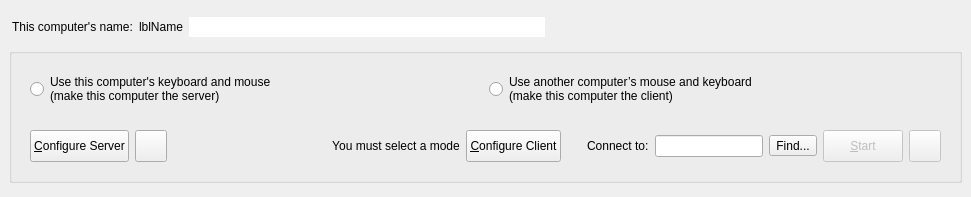
<?xml version="1.0" encoding="UTF-8"?>
<ui version="4.0">
 <class>MainWindow</class>
 <widget class="QMainWindow" name="MainWindow">
  <property name="geometry">
   <rect>
    <x>0</x>
    <y>0</y>
    <width>971</width>
    <height>197</height>
   </rect>
  </property>
  <widget class="QWidget" name="topLevelWidget">
   <property name="sizePolicy">
    <sizepolicy hsizetype="Preferred" vsizetype="Maximum">
     <horstretch>0</horstretch>
     <verstretch>0</verstretch>
    </sizepolicy>
   </property>
   <layout class="QVBoxLayout" name="_2">
    <property name="spacing">
     <number>3</number>
    </property>
    <item>
     <widget class="QWidget" name="widget" native="true">
      <property name="minimumSize">
       <size>
        <width>0</width>
        <height>28</height>
       </size>
      </property>
      <property name="maximumSize">
       <size>
        <width>16777215</width>
        <height>28</height>
       </size>
      </property>
      <layout class="QHBoxLayout" name="horizontalLayout_5">
       <property name="leftMargin">
        <number>3</number>
       </property>
       <property name="topMargin">
        <number>3</number>
       </property>
       <property name="rightMargin">
        <number>3</number>
       </property>
       <property name="bottomMargin">
        <number>3</number>
       </property>
       <item>
        <widget class="QLabel" name="labelComputerName">
         <property name="sizePolicy">
          <sizepolicy hsizetype="Maximum" vsizetype="Preferred">
           <horstretch>0</horstretch>
           <verstretch>0</verstretch>
          </sizepolicy>
         </property>
         <property name="text">
          <string>This computer's name:</string>
         </property>
        </widget>
       </item>
       <item>
        <widget class="QLabel" name="lblComputerName">
         <property name="sizePolicy">
          <sizepolicy hsizetype="Maximum" vsizetype="Preferred">
           <horstretch>0</horstretch>
           <verstretch>0</verstretch>
          </sizepolicy>
         </property>
         <property name="text">
          <string notr="true">lblName</string>
         </property>
        </widget>
       </item>
       <item>
        <widget class="QLineEdit" name="lineEditName">
         <property name="sizePolicy">
          <sizepolicy hsizetype="Expanding" vsizetype="Fixed">
           <horstretch>0</horstretch>
           <verstretch>0</verstretch>
          </sizepolicy>
         </property>
         <property name="toolTip">
          <string>&lt;html&gt;&lt;head/&gt;&lt;body&gt;&lt;p&gt;Name can't have have spaces or special characters&lt;/p&gt;&lt;p&gt;Use Enter to save the name change.&lt;/p&gt;&lt;/body&gt;&lt;/html&gt;</string>
         </property>
         <property name="maxLength">
          <number>255</number>
         </property>
         <property name="frame">
          <bool>false</bool>
         </property>
         <property name="clearButtonEnabled">
          <bool>false</bool>
         </property>
        </widget>
       </item>
       <item>
        <widget class="QPushButton" name="btnEditName">
         <property name="sizePolicy">
          <sizepolicy hsizetype="Fixed" vsizetype="Fixed">
           <horstretch>0</horstretch>
           <verstretch>0</verstretch>
          </sizepolicy>
         </property>
         <property name="toolTip">
          <string>Edit Computer Name</string>
         </property>
         <property name="icon">
          <iconset theme="document-edit"/>
         </property>
         <property name="iconSize">
          <size>
           <width>16</width>
           <height>16</height>
          </size>
         </property>
         <property name="flat">
          <bool>true</bool>
         </property>
        </widget>
       </item>
       <item>
        <spacer name="horizontalSpacer_2">
         <property name="orientation">
          <enum>Qt::Orientation::Horizontal</enum>
         </property>
         <property name="sizeHint" stdset="0">
          <size>
           <width>6</width>
           <height>20</height>
          </size>
         </property>
        </spacer>
       </item>
       <item>
        <widget class="QLabel" name="lblIpAddresses">
         <property name="sizePolicy">
          <sizepolicy hsizetype="Preferred" vsizetype="Fixed">
           <horstretch>0</horstretch>
           <verstretch>0</verstretch>
          </sizepolicy>
         </property>
        </widget>
       </item>
      </layout>
     </widget>
    </item>
    <item>
     <widget class="QGroupBox" name="groupBox">
      <property name="sizePolicy">
       <sizepolicy hsizetype="Preferred" vsizetype="Fixed">
        <horstretch>0</horstretch>
        <verstretch>0</verstretch>
       </sizepolicy>
      </property>
      <property name="title">
       <string/>
      </property>
      <layout class="QVBoxLayout" name="verticalLayout">
       <item>
        <widget class="QWidget" name="widgetModeSelection" native="true">
         <property name="sizePolicy">
          <sizepolicy hsizetype="Preferred" vsizetype="Maximum">
           <horstretch>0</horstretch>
           <verstretch>0</verstretch>
          </sizepolicy>
         </property>
         <layout class="QHBoxLayout" name="horizontalLayout">
          <item>
           <widget class="QRadioButton" name="rbModeServer">
            <property name="sizePolicy">
             <sizepolicy hsizetype="Minimum" vsizetype="Preferred">
              <horstretch>0</horstretch>
              <verstretch>0</verstretch>
             </sizepolicy>
            </property>
            <property name="text">
             <string>Use this computer's keyboard and mouse
(make this computer the server)</string>
            </property>
           </widget>
          </item>
          <item>
           <widget class="QRadioButton" name="rbModeClient">
            <property name="sizePolicy">
             <sizepolicy hsizetype="Minimum" vsizetype="Maximum">
              <horstretch>0</horstretch>
              <verstretch>0</verstretch>
             </sizepolicy>
            </property>
            <property name="text">
             <string>Use another computer’s mouse and keyboard
(make this computer the client)</string>
            </property>
           </widget>
          </item>
         </layout>
        </widget>
       </item>
       <item>
        <widget class="QWidget" name="widgetModeOptions" native="true">
         <property name="sizePolicy">
          <sizepolicy hsizetype="Preferred" vsizetype="Maximum">
           <horstretch>0</horstretch>
           <verstretch>0</verstretch>
          </sizepolicy>
         </property>
         <layout class="QHBoxLayout" name="horizontalLayout_2">
          <item>
           <widget class="QWidget" name="serverOptions" native="true">
            <property name="sizePolicy">
             <sizepolicy hsizetype="Preferred" vsizetype="Fixed">
              <horstretch>0</horstretch>
              <verstretch>0</verstretch>
             </sizepolicy>
            </property>
            <property name="minimumSize">
             <size>
              <width>0</width>
              <height>32</height>
             </size>
            </property>
            <property name="maximumSize">
             <size>
              <width>16777215</width>
              <height>32</height>
             </size>
            </property>
            <layout class="QHBoxLayout" name="horizontalLayout_4">
             <property name="leftMargin">
              <number>0</number>
             </property>
             <property name="topMargin">
              <number>0</number>
             </property>
             <property name="rightMargin">
              <number>0</number>
             </property>
             <property name="bottomMargin">
              <number>0</number>
             </property>
             <item>
              <widget class="QPushButton" name="btnConfigureServer">
               <property name="sizePolicy">
                <sizepolicy hsizetype="Maximum" vsizetype="Fixed">
                 <horstretch>0</horstretch>
                 <verstretch>0</verstretch>
                </sizepolicy>
               </property>
               <property name="minimumSize">
                <size>
                 <width>0</width>
                 <height>32</height>
                </size>
               </property>
               <property name="maximumSize">
                <size>
                 <width>16777215</width>
                 <height>32</height>
                </size>
               </property>
               <property name="text">
                <string>&amp;Configure Server</string>
               </property>
              </widget>
             </item>
             <item>
              <widget class="QPushButton" name="btnSaveServerConfig">
               <property name="sizePolicy">
                <sizepolicy hsizetype="Fixed" vsizetype="Fixed">
                 <horstretch>0</horstretch>
                 <verstretch>0</verstretch>
                </sizepolicy>
               </property>
               <property name="minimumSize">
                <size>
                 <width>32</width>
                 <height>32</height>
                </size>
               </property>
               <property name="maximumSize">
                <size>
                 <width>32</width>
                 <height>32</height>
                </size>
               </property>
               <property name="toolTip">
                <string>Export server configuration</string>
               </property>
               <property name="icon">
                <iconset theme="QIcon::ThemeIcon::DocumentSaveAs"/>
               </property>
              </widget>
             </item>
             <item>
              <spacer name="horizontalSpacer">
               <property name="orientation">
                <enum>Qt::Orientation::Horizontal</enum>
               </property>
               <property name="sizeHint" stdset="0">
                <size>
                 <width>40</width>
                 <height>5</height>
                </size>
               </property>
              </spacer>
             </item>
            </layout>
           </widget>
          </item>
          <item>
           <widget class="QLabel" name="lblNoMode">
            <property name="text">
             <string>You must select a mode</string>
            </property>
            <property name="alignment">
             <set>Qt::AlignmentFlag::AlignCenter</set>
            </property>
           </widget>
          </item>
          <item>
           <widget class="QWidget" name="clientOptions" native="true">
            <property name="sizePolicy">
             <sizepolicy hsizetype="Preferred" vsizetype="Maximum">
              <horstretch>0</horstretch>
              <verstretch>0</verstretch>
             </sizepolicy>
            </property>
            <layout class="QHBoxLayout" name="horizontalLayout_3">
             <property name="leftMargin">
              <number>0</number>
             </property>
             <property name="topMargin">
              <number>0</number>
             </property>
             <property name="rightMargin">
              <number>0</number>
             </property>
             <property name="bottomMargin">
              <number>0</number>
             </property>
             <item>
              <widget class="QPushButton" name="btnConfigureClient">
               <property name="sizePolicy">
                <sizepolicy hsizetype="Maximum" vsizetype="Fixed">
                 <horstretch>0</horstretch>
                 <verstretch>0</verstretch>
                </sizepolicy>
               </property>
               <property name="minimumSize">
                <size>
                 <width>0</width>
                 <height>32</height>
                </size>
               </property>
               <property name="maximumSize">
                <size>
                 <width>16777215</width>
                 <height>32</height>
                </size>
               </property>
               <property name="text">
                <string>&amp;Configure Client</string>
               </property>
              </widget>
             </item>
             <item>
              <spacer name="horizontalSpacer_3">
               <property name="orientation">
                <enum>Qt::Orientation::Horizontal</enum>
               </property>
               <property name="sizeType">
                <enum>QSizePolicy::Policy::Fixed</enum>
               </property>
               <property name="sizeHint" stdset="0">
                <size>
                 <width>20</width>
                 <height>5</height>
                </size>
               </property>
              </spacer>
             </item>
             <item>
              <widget class="QLabel" name="m_pLabelServerName">
               <property name="sizePolicy">
                <sizepolicy hsizetype="Preferred" vsizetype="Maximum">
                 <horstretch>0</horstretch>
                 <verstretch>0</verstretch>
                </sizepolicy>
               </property>
               <property name="text">
                <string>Connect to:</string>
               </property>
               <property name="indent">
                <number>0</number>
               </property>
              </widget>
             </item>
             <item>
              <widget class="QLineEdit" name="lineHostname">
               <property name="minimumSize">
                <size>
                 <width>0</width>
                 <height>0</height>
                </size>
               </property>
               <property name="toolTip">
                <string>&lt;html&gt;Hostname or IP address of the server computer.&lt;br/&gt;May contain a comma seperated list.&lt;/html&gt;</string>
               </property>
              </widget>
             </item>
             <item>
              <widget class="QToolButton" name="btnFindServers">
               <property name="toolTip">
                <string>Look for Deskflow Plus servers on this network</string>
               </property>
               <property name="text">
                <string>Find...</string>
               </property>
              </widget>
             </item>
            </layout>
           </widget>
          </item>
          <item>
           <widget class="QWidget" name="horizontalWidget" native="true">
            <property name="sizePolicy">
             <sizepolicy hsizetype="Preferred" vsizetype="Fixed">
              <horstretch>0</horstretch>
              <verstretch>0</verstretch>
             </sizepolicy>
            </property>
            <property name="minimumSize">
             <size>
              <width>0</width>
              <height>32</height>
             </size>
            </property>
            <property name="maximumSize">
             <size>
              <width>16777215</width>
              <height>32</height>
             </size>
            </property>
            <layout class="QHBoxLayout" name="horizontalLayout_6">
             <property name="leftMargin">
              <number>0</number>
             </property>
             <property name="topMargin">
              <number>0</number>
             </property>
             <property name="rightMargin">
              <number>0</number>
             </property>
             <property name="bottomMargin">
              <number>0</number>
             </property>
             <item>
              <widget class="QPushButton" name="btnToggleCore">
               <property name="enabled">
                <bool>false</bool>
               </property>
               <property name="sizePolicy">
                <sizepolicy hsizetype="Maximum" vsizetype="Fixed">
                 <horstretch>0</horstretch>
                 <verstretch>0</verstretch>
                </sizepolicy>
               </property>
               <property name="minimumSize">
                <size>
                 <width>0</width>
                 <height>32</height>
                </size>
               </property>
               <property name="maximumSize">
                <size>
                 <width>16777215</width>
                 <height>32</height>
                </size>
               </property>
               <property name="text">
                <string>&amp;Start</string>
               </property>
              </widget>
             </item>
             <item>
              <widget class="QPushButton" name="btnRestartCore">
               <property name="enabled">
                <bool>false</bool>
               </property>
               <property name="sizePolicy">
                <sizepolicy hsizetype="Fixed" vsizetype="Fixed">
                 <horstretch>0</horstretch>
                 <verstretch>0</verstretch>
                </sizepolicy>
               </property>
               <property name="minimumSize">
                <size>
                 <width>32</width>
                 <height>32</height>
                </size>
               </property>
               <property name="maximumSize">
                <size>
                 <width>32</width>
                 <height>32</height>
                </size>
               </property>
               <property name="toolTip">
                <string>Restart</string>
               </property>
               <property name="icon">
                <iconset theme="view-refresh"/>
               </property>
              </widget>
             </item>
            </layout>
           </widget>
          </item>
         </layout>
        </widget>
       </item>
      </layout>
     </widget>
    </item>
   </layout>
  </widget>
 </widget>
 <resources/>
 <connections/>
</ui>
